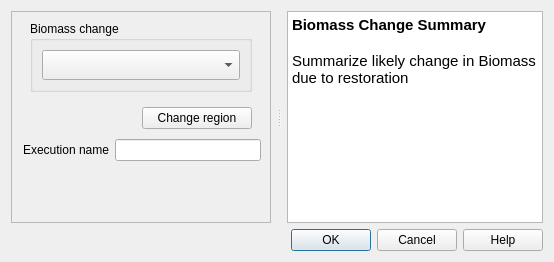
<?xml version="1.0" encoding="UTF-8"?>
<ui version="4.0">
 <class>DlgCalculateRestBiomassSummaryTable</class>
 <widget class="QDialog" name="DlgCalculateRestBiomassSummaryTable">
  <property name="geometry">
   <rect>
    <x>0</x>
    <y>0</y>
    <width>554</width>
    <height>262</height>
   </rect>
  </property>
  <property name="sizePolicy">
   <sizepolicy hsizetype="Fixed" vsizetype="Fixed">
    <horstretch>0</horstretch>
    <verstretch>0</verstretch>
   </sizepolicy>
  </property>
  <property name="windowTitle">
   <string>Biomass Change Summary | Biomass</string>
  </property>
  <layout class="QVBoxLayout" name="verticalLayout">
   <item>
    <widget class="QSplitter" name="splitter">
     <property name="orientation">
      <enum>Qt::Horizontal</enum>
     </property>
     <property name="handleWidth">
      <number>16</number>
     </property>
     <widget class="QFrame" name="configurations">
      <property name="sizePolicy">
       <sizepolicy hsizetype="Expanding" vsizetype="Expanding">
        <horstretch>2</horstretch>
        <verstretch>0</verstretch>
       </sizepolicy>
      </property>
      <property name="frameShape">
       <enum>QFrame::StyledPanel</enum>
      </property>
      <property name="frameShadow">
       <enum>QFrame::Raised</enum>
      </property>
      <layout class="QVBoxLayout" name="verticalLayout_3">
       <property name="leftMargin">
        <number>9</number>
       </property>
       <property name="topMargin">
        <number>0</number>
       </property>
       <property name="rightMargin">
        <number>9</number>
       </property>
       <property name="bottomMargin">
        <number>4</number>
       </property>
       <item>
        <widget class="QFrame" name="setup_frame">
         <property name="frameShape">
          <enum>QFrame::NoFrame</enum>
         </property>
         <property name="frameShadow">
          <enum>QFrame::Raised</enum>
         </property>
         <layout class="QVBoxLayout" name="verticalLayout_2">
          <item>
           <widget class="QGroupBox" name="groupBox_2">
            <property name="sizePolicy">
             <sizepolicy hsizetype="Preferred" vsizetype="Minimum">
              <horstretch>0</horstretch>
              <verstretch>0</verstretch>
             </sizepolicy>
            </property>
            <property name="minimumSize">
             <size>
              <width>0</width>
              <height>0</height>
             </size>
            </property>
            <property name="maximumSize">
             <size>
              <width>16777215</width>
              <height>16777215</height>
             </size>
            </property>
            <property name="font">
             <font>
              <weight>50</weight>
              <bold>false</bold>
             </font>
            </property>
            <property name="title">
             <string>Biomass change</string>
            </property>
            <layout class="QVBoxLayout" name="verticalLayout_6">
             <item>
              <widget class="WidgetDataIOSelectTELayerExisting" name="combo_layer_biomass_diff">
               <property name="sizePolicy">
                <sizepolicy hsizetype="Expanding" vsizetype="Minimum">
                 <horstretch>0</horstretch>
                 <verstretch>0</verstretch>
                </sizepolicy>
               </property>
               <property name="minimumSize">
                <size>
                 <width>0</width>
                 <height>30</height>
                </size>
               </property>
               <property name="layer_type" stdset="0">
                <string notr="true">Biomass (tonnes CO2e per ha)</string>
               </property>
              </widget>
             </item>
            </layout>
           </widget>
          </item>
         </layout>
        </widget>
       </item>
       <item>
        <layout class="QHBoxLayout" name="horizontalLayout">
         <property name="leftMargin">
          <number>5</number>
         </property>
         <property name="rightMargin">
          <number>9</number>
         </property>
         <property name="bottomMargin">
          <number>4</number>
         </property>
         <item>
          <widget class="QLabel" name="region_la">
           <property name="toolTip">
            <string>The current selected region of interest</string>
           </property>
           <property name="text">
            <string/>
           </property>
           <property name="wordWrap">
            <bool>true</bool>
           </property>
          </widget>
         </item>
         <item>
          <widget class="QPushButton" name="region_button">
           <property name="toolTip">
            <string>&lt;html&gt;&lt;head/&gt;&lt;body&gt;&lt;p&gt;Opens settings dialog in order to change region of interest.&lt;/p&gt;&lt;p&gt;&lt;br/&gt;&lt;/p&gt;&lt;/body&gt;&lt;/html&gt;</string>
           </property>
           <property name="text">
            <string>Change region</string>
           </property>
          </widget>
         </item>
        </layout>
       </item>
       <item>
        <layout class="QHBoxLayout" name="horizontalLayout_2">
         <property name="leftMargin">
          <number>2</number>
         </property>
         <item>
          <widget class="QLabel" name="execution_name_la">
           <property name="toolTip">
            <string>Auto generated name for the task which can be edited</string>
           </property>
           <property name="text">
            <string>Execution name</string>
           </property>
          </widget>
         </item>
         <item>
          <widget class="QLineEdit" name="execution_name_le"/>
         </item>
        </layout>
       </item>
       <item>
        <spacer name="verticalSpacer">
         <property name="orientation">
          <enum>Qt::Vertical</enum>
         </property>
         <property name="sizeHint" stdset="0">
          <size>
           <width>20</width>
           <height>40</height>
          </size>
         </property>
        </spacer>
       </item>
      </layout>
     </widget>
     <widget class="QTextBrowser" name="alg_help">
      <property name="sizePolicy">
       <sizepolicy hsizetype="Expanding" vsizetype="Expanding">
        <horstretch>0</horstretch>
        <verstretch>0</verstretch>
       </sizepolicy>
      </property>
      <property name="accessibleName">
       <string/>
      </property>
      <property name="html">
       <string>&lt;!DOCTYPE HTML PUBLIC &quot;-//W3C//DTD HTML 4.0//EN&quot; &quot;http://www.w3.org/TR/REC-html40/strict.dtd&quot;&gt;
&lt;html&gt;&lt;head&gt;&lt;meta name=&quot;qrichtext&quot; content=&quot;1&quot; /&gt;&lt;style type=&quot;text/css&quot;&gt;
p, li { white-space: pre-wrap; }
&lt;/style&gt;&lt;/head&gt;&lt;body style=&quot; font-family:'Ubuntu'; font-size:11pt; font-weight:400; font-style:normal;&quot;&gt;
&lt;p style=&quot; margin-top:0px; margin-bottom:0px; margin-left:0px; margin-right:0px; -qt-block-indent:0; text-indent:0px;&quot;&gt;&lt;span style=&quot; font-weight:600;&quot;&gt;Biomass Change Summary&lt;/span&gt;&lt;/p&gt;
&lt;p style=&quot;-qt-paragraph-type:empty; margin-top:0px; margin-bottom:0px; margin-left:0px; margin-right:0px; -qt-block-indent:0; text-indent:0px; font-weight:600;&quot;&gt;&lt;br /&gt;&lt;/p&gt;
&lt;p style=&quot; margin-top:0px; margin-bottom:0px; margin-left:0px; margin-right:0px; -qt-block-indent:0; text-indent:0px;&quot;&gt;Summarize likely change in Biomass due to restoration&lt;/p&gt;&lt;/body&gt;&lt;/html&gt;</string>
      </property>
      <property name="openExternalLinks">
       <bool>true</bool>
      </property>
      <property name="openLinks">
       <bool>false</bool>
      </property>
     </widget>
    </widget>
   </item>
   <item>
    <widget class="QDialogButtonBox" name="button_box">
     <property name="orientation">
      <enum>Qt::Horizontal</enum>
     </property>
     <property name="standardButtons">
      <set>QDialogButtonBox::Cancel|QDialogButtonBox::Help|QDialogButtonBox::Ok</set>
     </property>
    </widget>
   </item>
  </layout>
 </widget>
 <customwidgets>
  <customwidget>
   <class>WidgetDataIOSelectTELayerExisting</class>
   <extends>QComboBox</extends>
   <header>LDMP/data_io</header>
  </customwidget>
 </customwidgets>
 <resources/>
 <connections>
  <connection>
   <sender>button_box</sender>
   <signal>accepted()</signal>
   <receiver>DlgCalculateRestBiomassSummaryTable</receiver>
   <slot>accept()</slot>
   <hints>
    <hint type="sourcelabel">
     <x>287</x>
     <y>244</y>
    </hint>
    <hint type="destinationlabel">
     <x>282</x>
     <y>-19</y>
    </hint>
   </hints>
  </connection>
  <connection>
   <sender>button_box</sender>
   <signal>rejected()</signal>
   <receiver>DlgCalculateRestBiomassSummaryTable</receiver>
   <slot>reject()</slot>
   <hints>
    <hint type="sourcelabel">
     <x>325</x>
     <y>244</y>
    </hint>
    <hint type="destinationlabel">
     <x>319</x>
     <y>-21</y>
    </hint>
   </hints>
  </connection>
 </connections>
</ui>
